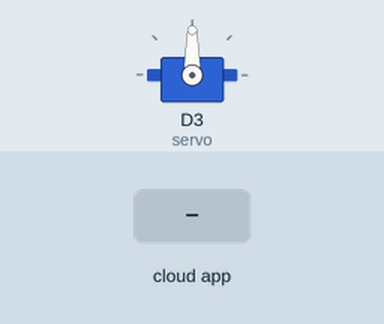
A sketch run on a simulated ESP8266 (NodeMCU). Parts: servo. The test bench sets the inputs (shaded band). WiFi joins after 1.5 s; servers stay silent unless stated; network time is answered at once with the bench clock; the local clock reads 2024-03-15 10:24:30 at power-on unless the sketch sets it; the Firebase database answers and starts empty; what the sketch prints to the serial monitor is not drawn.

Above: at 2.7 s.
2.8 s: the phone or cloud app sets feednow to 1
At 3.4 s:
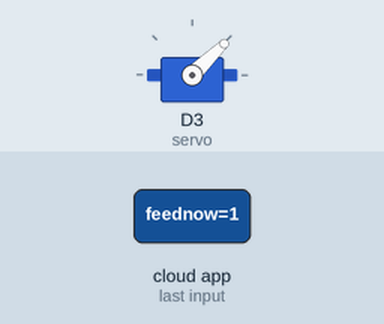
5.8 s: the phone or cloud app sets feednow to 0
At 6.5 s:
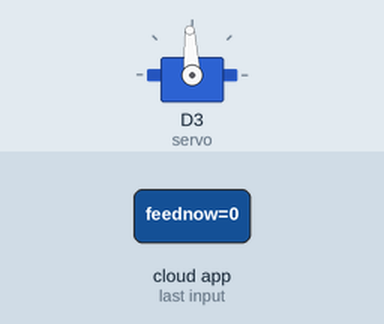
Timing chart, 0 to 8.8 s (numbered marks = the images above; inputs shaded):
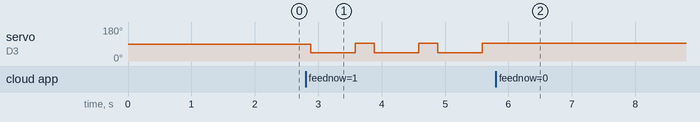

Measured:
- after the input at 2.8 s, servo on D3 (servo): alternates 93° for 0.30 s and 44° for 0.70 s, starting after 0.08 s
- after the input at 5.8 s, servo on D3 (servo): stops changing and stays 93°

The sketch:

Code.ino
```cpp
#include "FirebaseESP8266.h"
#include <ESP8266WiFi.h>
#include <NTPClient.h>
#include <WiFiUdp.h>
#include <Servo.h>

Servo servo;

// Replace with your Wi-Fi credentials
#define WIFI_SSID "Niloy patowary"
#define WIFI_PASSWORD "Leo messi 10"

// Firebase configuration objects
FirebaseConfig firebaseConfig;
FirebaseAuth firebaseAuth;

WiFiUDP ntpUDP;
NTPClient timeClient(ntpUDP, "pool.ntp.org", 19800);

FirebaseData timer, feed;
String stimer;
String Str[] = {"00:00", "00:00", "00:00"};
int i, feednow = 0;

void setup() {
  Serial.begin(9600);

  // Connect to Wi-Fi
  WiFi.begin(WIFI_SSID, WIFI_PASSWORD);
  Serial.print("Connecting to Wi-Fi");
  while (WiFi.status() != WL_CONNECTED) {
    Serial.print(".");
    delay(500);
  }
  Serial.println();
  Serial.print("Connected to Wi-Fi: ");
  Serial.println(WiFi.localIP());

  // Initialize NTP Client
  timeClient.begin();

  // Setup Firebase configuration
  firebaseConfig.host = "automatic-fish-feeder-15985-default-rtdb.firebaseio.com";
  firebaseConfig.api_key = "t1kXasvjzHYfpqv7hQy9QpBPqEaRed8oQHlgYA89";

  // (Optional) Setup authentication, if needed
  // firebaseAuth.user.email = "your-email@example.com";
  // firebaseAuth.user.password = "your-password";

  // Initialize Firebase
  Firebase.begin(&firebaseConfig, &firebaseAuth);
  Firebase.reconnectWiFi(true);

  // Attach servo to pin D3
  servo.attach(D3);
}
void loop() {
  Firebase.getInt(feed, "feednow");
  feednow = feed.to<int>();
  Serial.println(feednow);
  if (feednow == 1) { // Direct Feeding
      servo.writeMicroseconds(1000); // rotate clockwise
      delay(700); // allow to rotate for n microseconds, you can change this to your need
      servo.writeMicroseconds(1500); // stop rotation
      feednow = 0;
      Firebase.setInt(feed, "/feednow", feednow);
      Serial.println("Fed");
  } else { // Scheduling feed
    for (i = 0; i < 3; i++) {
      String path = "timers/timer" + String(i);
      Firebase.getString(timer, path);
      stimer = timer.to<String>();
      Str[i] = stimer.substring(9, 14);
    }
    timeClient.update();
    String currentTime = String(timeClient.getHours()) + ":" + String(timeClient.getMinutes());
    if (Str[0] == currentTime || Str[1] == currentTime || Str[2] == currentTime) {
      servo.writeMicroseconds(1000); // rotate clockwise
      delay(700); // allow to rotate for n microseconds, you can change this to your need
      servo.writeMicroseconds(1500); // stop rotation
      Serial.println("Success");
      delay(60000);
    }
  }
  Str[0] = "00:00";
  Str[1] = "00:00";
  Str[2] = "00:00";
}
```
